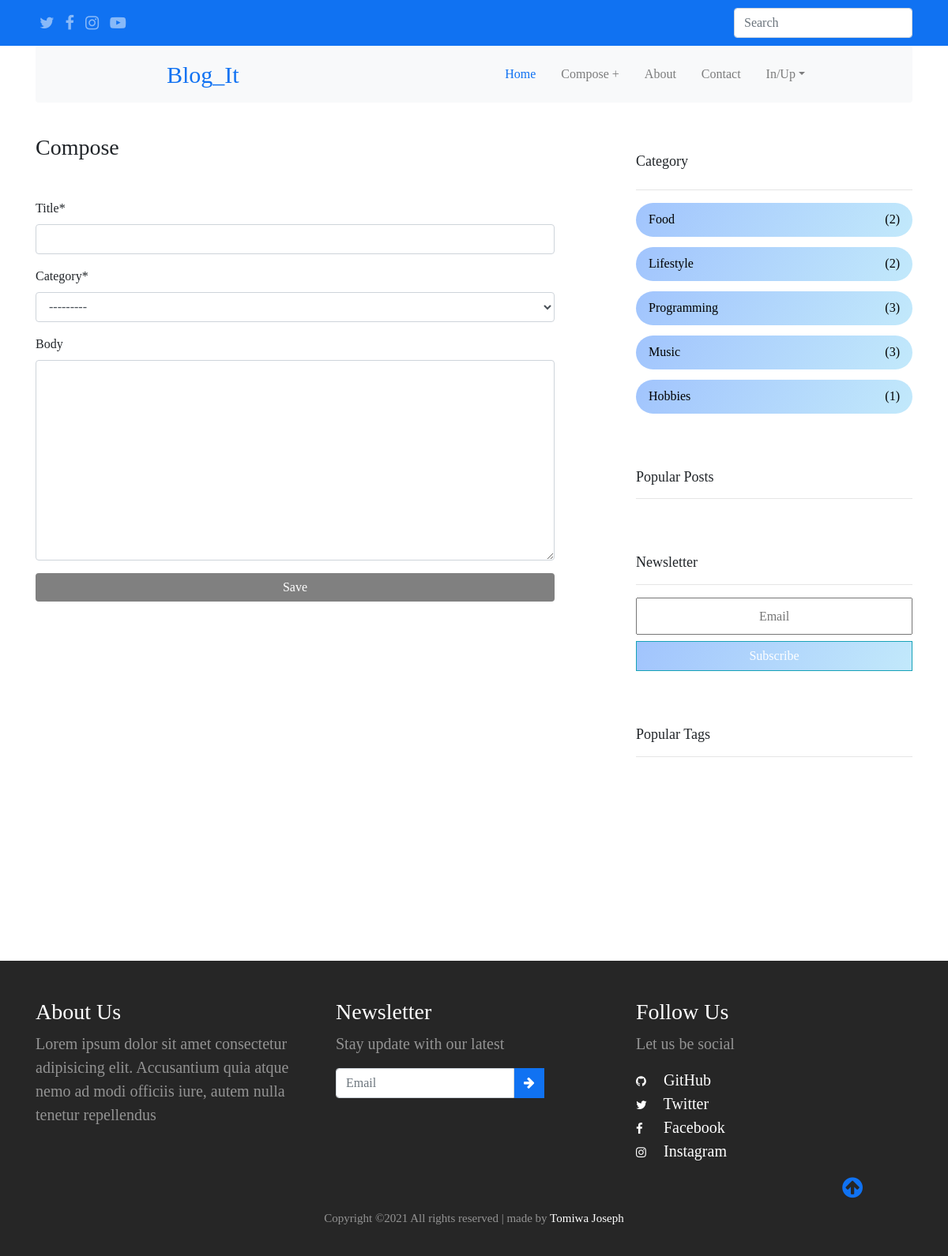
The app's page /compose/ with its own data.
### main/models.py (models this page shows, shortened)
class Category(models.Model):
    name = models.CharField(max_length=255)
    def __str__(self):
        return self.name

### main/views.py (the view, shortened to what this page needs)
# urls.py: path('compose/', ComposeBlogView.as_view(), name='compose'),
class ComposeBlogView(CreateView):
    model = Blog
    template_name = 'main/compose.html'
    fields = ['title', 'category', 'body', 'tags']
    def get_context_data(self, **kwargs):
        context = super().get_context_data(**kwargs)
        context['length'] = length
        context['all_cat_name'] = all_cat_name
        return context

### main/templates/main/compose.html (shortened to what this page needs)
{% extends 'main/base.html' %}
{% load static %}
{% load crispy_forms_tags %}
{% block content %}
<h3 class="mb-5">Compose</h3>
<form method="post" class="comp_form">
    {{ form|crispy }}
    <div class="form-group">
        <button class="btn btn-info comp" type="submit">Save</button>
    </div>
</form>
{% endblock %}

### main/templates/main/base.html (shortened to what this page needs)
{% load static %}
{% load main_tags %}
<!DOCTYPE html>
<html lang="en">
<head>
    <link rel="stylesheet" href="{% static 'main/css/bootstrap.css' %}">
    <link rel="stylesheet" href="{% static 'main/css/style.css' %}">
    <link rel="stylesheet" href="{% static 'main/fonts/fontawesome/css/font-awesome.min.css' %}">
    <link rel="stylesheet" href="{% static 'main/css/aos.css' %}">
</head>
<body>
    <div class="wrapper">
        <div class="head_it">
            <div class="container">
                <div class="row align-items-center">
                    <div class="col-9 icons">
                        <a href="#"><span class="fa fa-twitter"></span></a>
                        <a href="#"><span class="fa fa-facebook"></span></a>
                        <a href="#"><span class="fa fa-instagram"></span></a>
                        <a href="#"><span class="fa fa-youtube-play"></span></a>
                    </div>
                    <div class="col-3">
                        <form action="{% url 'search_it' %}" class="form-inline my-2 my-md-0 search_it" method="POST">
                            <input class="form-control" type="text" placeholder="Search" aria-label="Search" name="search_input">
                        </form>
                    </div>
                </div>
            </div>
        </div>
        <div class="container">
            <nav class="navbar navbar-expand-lg navbar-light bg-light rounded">
                <a class="navbar-brand" href="{% url 'index' %}">Blog_It</a>
                <div class="collapse navbar-collapse" id="navbarNav">
                    <ul class="navbar-nav">
                        <li class="nav-item">
                            <a class="nav-link active" href="{% url 'index' %}">Home </a>
                        </li>
                        <li class="nav-item">
                            <a class="nav-link" href="{% url 'compose' %}" tabindex="-1" aria-disabled="true">Compose
                                +</a>
                        </li>
                        <li class="nav-item">
                            <a class="nav-link" href="{% url 'about' %}" tabindex="-1" aria-disabled="true">About</a>
                        </li>
                        <li class="nav-item">
                            <a class="nav-link" href="{% url 'contact' %}" tabindex="-1"
                                aria-disabled="true">Contact</a>
                        </li>
                        {% if not user.is_authenticated %}
                        <li class="nav-item dropdown">
                            <a class="nav-link dropdown-toggle" href="#" id="dropdown09" data-toggle="dropdown"
                            aria-haspopup="true" aria-expanded="false">In/Up</a>
                        </li>
                        {% endif %}
                    </ul>
                </div>
            </nav>
        </div>
        <div class="container mt-3">
            <div class="row">
                <div class="col-lg-8 my-4">
                    {% block content %} {% endblock %}
                </div>
                <div class="col-lg-4 my-4">
                    <h2 class="my-4 cat">Category</h2>
                    <hr>
                    <div class="categories">
                        <div data-aos="fade-left" data-aos-delay="100">
                            <a class="category-items" href="{% url 'category_finder' all_cat_name.0 %}">{{ all_cat_name.0|capfirst }}<span>({{length.0}})</span></a>
                        </div>
                        <div data-aos="fade-left" data-aos-delay="200">
                            <a class="category-items" href="{% url 'category_finder' all_cat_name.1 %}">{{ all_cat_name.1|capfirst }}<span>({{length.1}})</span></a>
                        </div>
                        <div data-aos="fade-left" data-aos-delay="300">
                            <a class="category-items" href="{% url 'category_finder' all_cat_name.2 %}">{{ all_cat_name.2|capfirst }}<span>({{length.2}})</span></a>
                        </div>
                        <div data-aos="fade-left" data-aos-delay="400">
                            <a class="category-items" href="{% url 'category_finder' all_cat_name.3 %}">{{ all_cat_name.3|capfirst }}<span>({{length.3}})</span></a>
                        </div>
                        <div data-aos="fade-left" data-aos-delay="500">
                            <a class="category-items" href="{% url 'category_finder' all_cat_name.4 %}">{{ all_cat_name.4|capfirst }}<span>({{length.4}})</span></a>
                        </div>
                    </div>
                    <h2 class="cat">Popular Posts</h2>
                    <hr>
                    <h2 class="cat">Newsletter</h2>
                    <hr>
                    <div class="newsletter">
                        <form action="{% url 'newsletter' %}" method="post">
                            <input type="text" class="input-group mb-2 text-center sub-inp" placeholder="Email"
                                data-aos="fade-down" data-aos-delay="300" name='email'>
                            <button type="submit" class="btn btn-info sub-but" data-aos="fade-up"
                                data-aos-delay="300">Subscribe</button type="submit">
                        </form>
                    </div>
                    <h2 class="cat">Popular Tags</h2>
                    <hr>
                    <div class="popular-tags">
                        <span class="tag" data-aos="flip-up" data-aos-delay="100">python</span>
                        <span class="tag" data-aos="flip-up" data-aos-delay="200">django</span>
                        <span class="tag" data-aos="flip-up" data-aos-delay="300">travel</span>
                        <span class="tag" data-aos="flip-up" data-aos-delay="400">illustration</span>
                        <span class="tag" data-aos="flip-up" data-aos-delay="500">design</span>
                        <span class="tag" data-aos="flip-up" data-aos-delay="600">lifestyle</span>
                        <span class="tag" data-aos="flip-up" data-aos-delay="700">love</span>
                        <span class="tag" data-aos="flip-up" data-aos-delay="800">project</span>
                    </div>
                </div>
            </div>
        </div>
        <footer class="site-footer">
            <div class="container">
                <div class="row">
                    <div class="col-md-4" data-aos="fade-right" data-aos-delay="200">
                        <h3>About Us</h3>
                        <p class="mb-4">
                            Lorem ipsum dolor sit amet consectetur adipisicing elit. Accusantium quia atque nemo ad modi
                            officiis iure, autem nulla tenetur repellendus </p>
                    </div>
                    <div class="col-md-4" data-aos="fade-down" data-aos-delay="200">
                        <h3>Newsletter</h3>
                        <p>Stay update with our latest</p>
                        <form action="{% url 'newsletter' %}" class="form-inline">
                            <div class="col-pl">
                                <div class="input-group pr-5">
                                    <input type="text" class="form-control news" placeholder="Email" name="email">
                                    <div class="input-group-prepend">
                                        <div class="input-group-text">
                                            <a href="#"><i class="fa fa-arrow-right"></i></a>
                                        </div>
                                    </div>
                                </div>
                            </div>
                        </form>
                    </div>
                    <div class="col-md-4" data-aos="fade-left" data-aos-delay="200">
                        <h3>Follow Us</h3>
                        <p>Let us be social</p>
                        <ul class="list-unstyled footer-social">
                            <li><a href="https://github.com/TomiwaJoseph" target="_blank"><span
                                        class="fa fa-github"></span> GitHub</a></li>
                            <li><a href="#"><span class="fa fa-twitter"></span> Twitter</a></li>
                            <li><a href="#"><span class="fa fa-facebook"></span> Facebook</a></li>
                            <li><a href="#"><span class="fa fa-instagram"></span> Instagram</a></li>
                        </ul>
                    </div>
                </div>
                <div class="move-up">
                    <span><i class="fa fa-arrow-circle-up fa-2x"></i></span>
                </div>
                <div class="rights">
                    <h4 class="text-center">
                        Copyright ©2021 All rights reserved | made by
                        <a href="https://github.com/TomiwaJoseph" target="_blank">Tomiwa Joseph</a>
                    </h4>
                </div>
            </div>
        </footer>
    </div>
</body>
</html>

### main/static/main/css/style.css (style rules this page uses)
body { font-family: 'poppins'!important; }
p { font-family: 'arvo'; font-size: 20px; color: gray; }
.wrapper { max-width: 1260px; margin: 0 auto; background: #fff; -webkit-box-shadow: 0 0 40px 0 rgba(0, 0, 0, 0.1); box-shadow: 0 0 40px 0 rgba(0, 0, 0, 0.1); }
nav .nav-item:last-child { padding-right: 7em; }
nav .nav-item { padding: 0.5em; }
.navbar-brand { font-size: 30px; color: #1072f2!important; padding-left: 5em; }
.head_it { background: #1072f2; }
.head_it { background: #1072f2; padding: 10px 0; }
.head_it .icons a, .head_it a { color: #fff; font-size: 20px; opacity: .5; padding: 5px; }
.head_it .icons { text-align: left; }
.navbar-nav li a.active, .navbar-nav li a:hover { color: #1072f2!important; }
.search_it { float: right; }
.categories, .newsletter, .popular-tags, .popular-posts { margin-bottom: 70px; }
.categories a { text-decoration: none; color: #000; }
.cat { font-size: 18px; font-weight: 500; }
.category-items { font-family: 'candara'; background: linear-gradient(120deg, #a1c4fd 0%, #c2e9fb 100%); padding: .6rem 1rem; margin: .8rem 0; border-radius: 3rem; display: flex; justify-content: space-between; }
.sub-inp { padding: .6em 0!important; }
.sub-but { width: 100%; outline: none!important; border-radius: 0; background: linear-gradient(120deg, #a1c4fd 0%, #c2e9fb 100%); }
.popular-tags .tag { background: linear-gradient(120deg, #a1c4fd 0%, #c2e9fb 100%); padding: .4rem 1rem; border-radius: 3rem; margin: .4rem .6rem; display: inline-block; }
.comp { background: gray; color: #fff; outline: none; border: 1px none; width: 100%; }
.comp_form { width: 90%; }
.site-footer { background-size: cover; background-position: center center; background-repeat: no-repeat; padding: 3em 0 1em 0; background: #262626; }
.site-footer h3 { color: #fff; }
.site-footer p { color: rgba(255, 255, 255, 0.5); }
.input-group-text { background: #1072f2; border: none; }
.input-group-text a { color: #fff; }
.site-footer span { color: #fff; font-size: 15px; width: 30px; }
.site-footer ul li a { color: #fff; font-size: 20px; text-decoration: none; }
.site-footer .move-up { position: absolute; right: 9%; }
.site-footer .move-up span { color: #1072f2; }
.rights h4 { color: rgba(255, 255, 255, 0.5); font-size: 15px; padding: 3em 0 1em 0; }
.rights h4 a { color: #fff; text-decoration: none; }

### records on screen
Category: name "Food"
Category: name "Lifestyle"
Category: name "Programming"
Category: name "Music"
Category: name "Hobbies"

### other values on screen
{{ length.0 }} "2"
{{ length.1 }} "2"
{{ length.2 }} "3"
{{ length.3 }} "3"
{{ length.4 }} "1"
